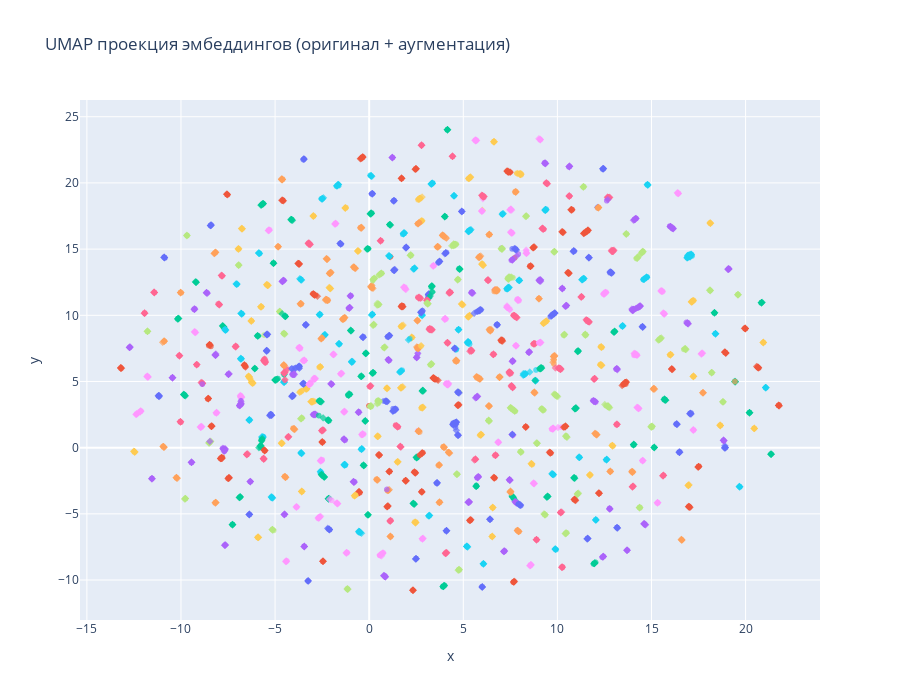

Write notebook code for a chart like this one.
### Code cell
fig = px.scatter(
    df,
    x="x", y="y",
    color="actor",
    symbol="type",  # разные маркеры для оригинала и аугментации
    title="UMAP проекция эмбеддингов (оригинал + аугментация)",
    hover_data=["actor", "type"],
    opacity=0.7,SЫ
    width=900, height=700
)

fig.update_layout(showlegend=False)

fig.show()
